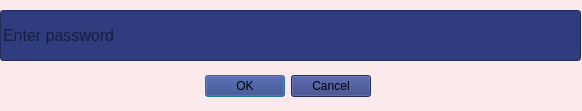
<?xml version="1.0" encoding="UTF-8"?>
<ui version="4.0">
 <class>password_confirmation</class>
 <widget class="QDialog" name="password_confirmation">
  <property name="geometry">
   <rect>
    <x>0</x>
    <y>0</y>
    <width>582</width>
    <height>111</height>
   </rect>
  </property>
  <property name="windowTitle">
   <string>Dialog</string>
  </property>
  <property name="styleSheet">
   <string notr="true">background-color:#fbeaeb;</string>
  </property>
  <widget class="QDialogButtonBox" name="ok_cancel_button">
   <property name="geometry">
    <rect>
     <x>30</x>
     <y>70</y>
     <width>341</width>
     <height>32</height>
    </rect>
   </property>
   <property name="styleSheet">
    <string notr="true">background-color:#2f3c7e</string>
   </property>
   <property name="orientation">
    <enum>Qt::Horizontal</enum>
   </property>
   <property name="standardButtons">
    <set>QDialogButtonBox::Cancel|QDialogButtonBox::Ok</set>
   </property>
  </widget>
  <widget class="QLineEdit" name="password_inout_box">
   <property name="geometry">
    <rect>
     <x>0</x>
     <y>10</y>
     <width>581</width>
     <height>51</height>
    </rect>
   </property>
   <property name="palette">
    <palette>
     <active>
      <colorrole role="Button">
       <brush brushstyle="SolidPattern">
        <color alpha="255">
         <red>47</red>
         <green>60</green>
         <blue>126</blue>
        </color>
       </brush>
      </colorrole>
      <colorrole role="Base">
       <brush brushstyle="SolidPattern">
        <color alpha="255">
         <red>47</red>
         <green>60</green>
         <blue>126</blue>
        </color>
       </brush>
      </colorrole>
      <colorrole role="Window">
       <brush brushstyle="SolidPattern">
        <color alpha="255">
         <red>47</red>
         <green>60</green>
         <blue>126</blue>
        </color>
       </brush>
      </colorrole>
     </active>
     <inactive>
      <colorrole role="Button">
       <brush brushstyle="SolidPattern">
        <color alpha="255">
         <red>47</red>
         <green>60</green>
         <blue>126</blue>
        </color>
       </brush>
      </colorrole>
      <colorrole role="Base">
       <brush brushstyle="SolidPattern">
        <color alpha="255">
         <red>47</red>
         <green>60</green>
         <blue>126</blue>
        </color>
       </brush>
      </colorrole>
      <colorrole role="Window">
       <brush brushstyle="SolidPattern">
        <color alpha="255">
         <red>47</red>
         <green>60</green>
         <blue>126</blue>
        </color>
       </brush>
      </colorrole>
     </inactive>
     <disabled>
      <colorrole role="Button">
       <brush brushstyle="SolidPattern">
        <color alpha="255">
         <red>47</red>
         <green>60</green>
         <blue>126</blue>
        </color>
       </brush>
      </colorrole>
      <colorrole role="Base">
       <brush brushstyle="SolidPattern">
        <color alpha="255">
         <red>47</red>
         <green>60</green>
         <blue>126</blue>
        </color>
       </brush>
      </colorrole>
      <colorrole role="Window">
       <brush brushstyle="SolidPattern">
        <color alpha="255">
         <red>47</red>
         <green>60</green>
         <blue>126</blue>
        </color>
       </brush>
      </colorrole>
     </disabled>
    </palette>
   </property>
   <property name="font">
    <font>
     <pointsize>12</pointsize>
    </font>
   </property>
   <property name="styleSheet">
    <string notr="true">background-color:#2f3c7e;</string>
   </property>
   <property name="text">
    <string/>
   </property>
   <property name="alignment">
    <set>Qt::AlignLeading|Qt::AlignLeft|Qt::AlignVCenter</set>
   </property>
   <property name="placeholderText">
    <string>Enter password</string>
   </property>
  </widget>
 </widget>
 <resources/>
 <connections>
  <connection>
   <sender>ok_cancel_button</sender>
   <signal>accepted()</signal>
   <receiver>password_confirmation</receiver>
   <slot>accept()</slot>
   <hints>
    <hint type="sourcelabel">
     <x>248</x>
     <y>254</y>
    </hint>
    <hint type="destinationlabel">
     <x>157</x>
     <y>274</y>
    </hint>
   </hints>
  </connection>
  <connection>
   <sender>ok_cancel_button</sender>
   <signal>rejected()</signal>
   <receiver>password_confirmation</receiver>
   <slot>reject()</slot>
   <hints>
    <hint type="sourcelabel">
     <x>316</x>
     <y>260</y>
    </hint>
    <hint type="destinationlabel">
     <x>286</x>
     <y>274</y>
    </hint>
   </hints>
  </connection>
 </connections>
</ui>
